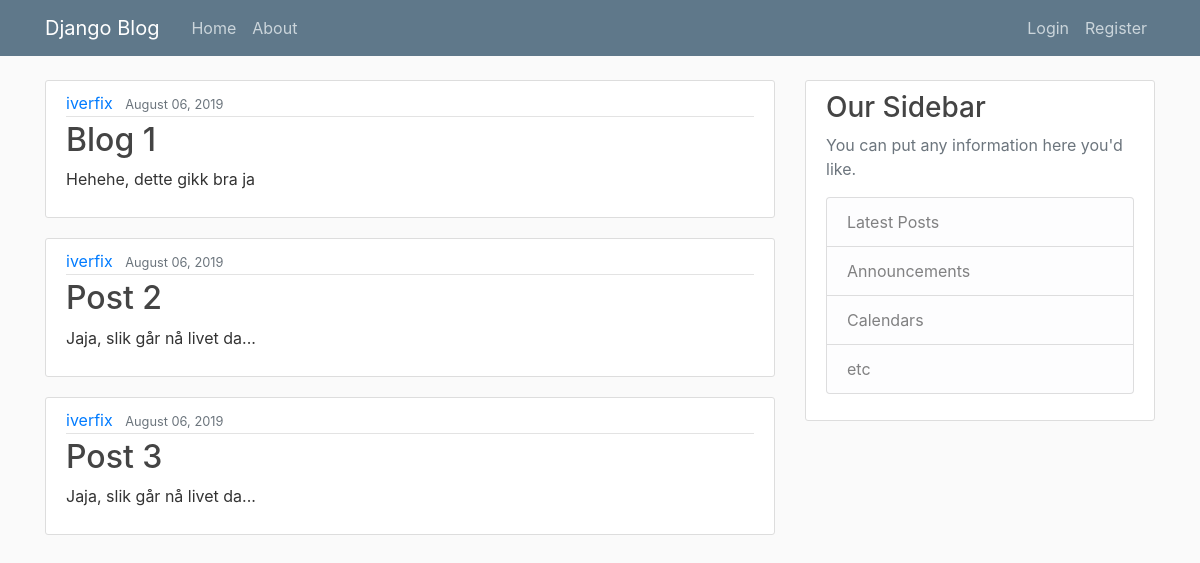
Before: / with the older database file.
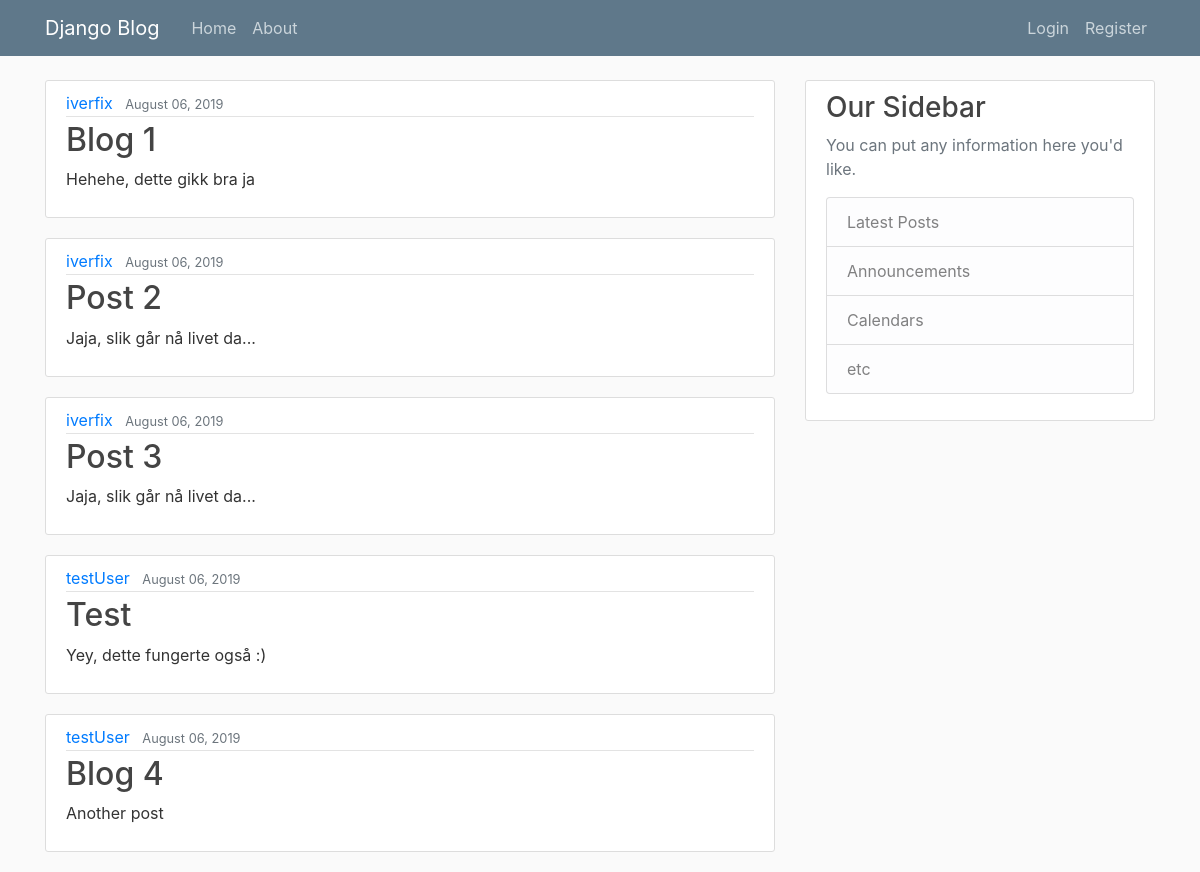
After: the same page with the newer database file.
### blog/models.py (models this page shows, shortened)
class Post(models.Model):
    title = models.CharField(max_length = 100)
    content = models.TextField()
    date_posted = models.DateTimeField(default=timezone.now)
    author = models.ForeignKey(User, on_delete=models.CASCADE)

### blog/views.py (the view)
# urls.py: path('', views.home, name='blog-home'),
def home(request):
    context = {
        'posts': Post.objects.all()
    }
    return render(request, 'blog/home.html', context=context)

### blog/templates/blog/home.html
{%extends "blog/base.html"%}
{%block content%}
    {%for post in posts%}
        <article class="media content-section">
            <div class="media-body">
              <div class="article-metadata">
                <a class="mr-2" href="#">{{ post.author }}</a>
                <small class="text-muted">{{ post.date_posted|date:"F d, Y"}}</small>
              </div>
              <h2><a class="article-title" href="#">{{ post.title }}</a></h2>
              <p class="article-content">{{ post.content }}</p>
            </div>
          </article>
    {%endfor%}
{%endblock content%}

### blog/templates/blog/base.html (shortened to what this page needs)
{%load static%}
<!DOCTYPE html>
<html lang="en">
    <head>
        <link rel="stylesheet" href="https://stackpath.bootstrapcdn.com/bootstrap/4.3.1/css/bootstrap.min.css">
        <link rel="stylesheet" type="text/css" href="{%static 'blog/main.css'%}">
    </head>
    <body>
            <header class="site-header">
                    <nav class="navbar navbar-expand-md navbar-dark bg-steel fixed-top">
                      <div class="container">
                        <a class="navbar-brand mr-4" href="/">Django Blog</a>
                        <div class="collapse navbar-collapse" id="navbarToggle">
                          <div class="navbar-nav mr-auto">
                            <a class="nav-item nav-link" href="{%url 'blog-home'%}">Home</a>
                            <a class="nav-item nav-link" href="{%url 'blog-about'%}">About</a>
                          </div>
                          <div class="navbar-nav">
                            <a class="nav-item nav-link" href="#">Login</a>
                            <a class="nav-item nav-link" href="#">Register</a>
                          </div>
                        </div>
                      </div>
                    </nav>
                  </header>
                  <main role="main" class="container">
                        <div class="row">
                          <div class="col-md-8">
                            {% block content %}{% endblock %}
                          </div>
                          <div class="col-md-4">
                            <div class="content-section">
                              <h3>Our Sidebar</h3>
                              <p class='text-muted'>You can put any information here you'd like.
                                <ul class="list-group">
                                  <li class="list-group-item list-group-item-light">Latest Posts</li>
                                  <li class="list-group-item list-group-item-light">Announcements</li>
                                  <li class="list-group-item list-group-item-light">Calendars</li>
                                  <li class="list-group-item list-group-item-light">etc</li>
                                </ul>
                              </p>
                            </div>
                          </div>
                        </div>
    </body>
</html>

### blog/static/blog/main.css (style rules this page uses)
body { background: #fafafa; color: #333333; margin-top: 5rem; }
h1, h2, h3, h4, h5, h6 { color: #444444; }
ul { margin: 0; }
.bg-steel { background-color: #5f788a; }
.site-header .navbar-nav .nav-link { color: #cbd5db; }
.content-section { background: #ffffff; padding: 10px 20px; border: 1px solid #dddddd; border-radius: 3px; margin-bottom: 20px; }
.article-title { color: #444444; }
.article-content { white-space: pre-line; }
.article-metadata { padding-bottom: 1px; margin-bottom: 4px; border-bottom: 1px solid #e3e3e3 }

Changed rows visible on the page:
added Post: author "testUser", date_posted "August 06, 2019", title "Test", content "Yey, dette fungerte også :)"
added Post: author "testUser", date_posted "August 06, 2019", title "Blog 4", content "Another post"
